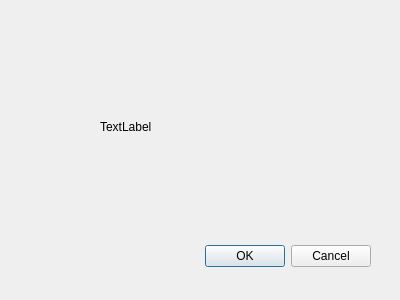
<?xml version="1.0" encoding="UTF-8"?>
<ui version="4.0">
 <class>Dialog</class>
 <widget class="QDialog" name="Dialog">
  <property name="geometry">
   <rect>
    <x>0</x>
    <y>0</y>
    <width>400</width>
    <height>300</height>
   </rect>
  </property>
  <property name="windowTitle">
   <string>Dialog</string>
  </property>
  <widget class="QDialogButtonBox" name="buttonBox">
   <property name="geometry">
    <rect>
     <x>30</x>
     <y>240</y>
     <width>341</width>
     <height>32</height>
    </rect>
   </property>
   <property name="orientation">
    <enum>Qt::Horizontal</enum>
   </property>
   <property name="standardButtons">
    <set>QDialogButtonBox::Cancel|QDialogButtonBox::Ok</set>
   </property>
  </widget>
  <widget class="QLabel" name="label">
   <property name="geometry">
    <rect>
     <x>100</x>
     <y>120</y>
     <width>57</width>
     <height>14</height>
    </rect>
   </property>
   <property name="text">
    <string>TextLabel</string>
   </property>
  </widget>
 </widget>
 <resources/>
 <connections>
  <connection>
   <sender>buttonBox</sender>
   <signal>accepted()</signal>
   <receiver>Dialog</receiver>
   <slot>accept()</slot>
   <hints>
    <hint type="sourcelabel">
     <x>248</x>
     <y>254</y>
    </hint>
    <hint type="destinationlabel">
     <x>157</x>
     <y>274</y>
    </hint>
   </hints>
  </connection>
  <connection>
   <sender>buttonBox</sender>
   <signal>rejected()</signal>
   <receiver>Dialog</receiver>
   <slot>reject()</slot>
   <hints>
    <hint type="sourcelabel">
     <x>316</x>
     <y>260</y>
    </hint>
    <hint type="destinationlabel">
     <x>286</x>
     <y>274</y>
    </hint>
   </hints>
  </connection>
 </connections>
</ui>
